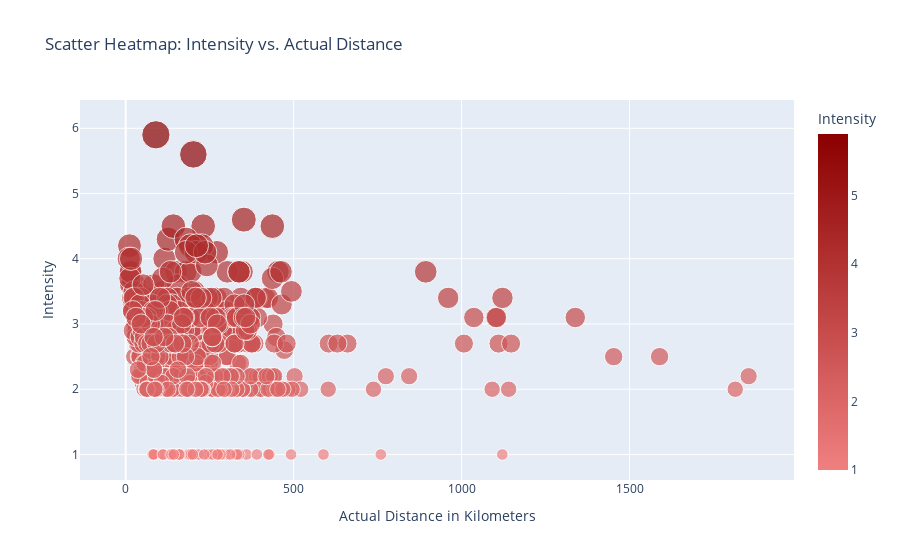

Notebook code for this chart:
### Code cell
import pandas as pd
import plotly.express as px

# Load the data from the updated CSV file
data_path = 'intensityDistance.csv'
df = pd.read_csv(data_path)

# Assuming 'Intensity' and 'Actual Distance (km)' are your columns of interest
# Mapping both color and size to 'Intensity' to reflect higher intensity in both size and color

# Defining a continuous color scale from light red to dark red
color_scale = [[0, 'lightcoral'], [1, 'darkred']]

# Creating the scatter plot
fig = px.scatter(df, 
                 x='Actual Distance (km)', 
                 y='Intensity', 
                 color='Intensity',  # Color mapped to Intensity
                 size='Intensity',  # Size mapped to Intensity
                 color_continuous_scale=color_scale,  # Using the red color scale
                 title='Scatter Heatmap: Intensity vs. Actual Distance',
                 labels={'Actual Distance (km)': 'Actual Distance in Kilometers', 
                         'Intensity': 'Intensity'})

# Updating layout for clarity
fig.update_layout(coloraxis_colorbar=dict(title='Intensity'))

# Display the interactive plot
fig.show()

### Figure 1 — Plotly figure (JSON) as saved in the notebook; plotly's stock layout.template omitted (floating-point values rounded to 4 significant figures; data arrays with more than 128 entries replaced by an {"elided": "..."} marker saying what was removed)
{"data": [{"hovertemplate": "Actual Distance in Kilometers=%{x}<br>Intensity=%{marker.color}<extra></extra>", "legendgroup": "", "marker": {"color": {"elided": "845 float values"}, "coloraxis": "coloraxis", "size": {"elided": "845 float values"}, "sizemode": "area", "sizeref": 0.01475, "symbol": "circle"}, "mode": "markers", "name": "", "orientation": "v", "showlegend": false, "type": "scatter", "x": {"elided": "845 float values"}, "xaxis": "x", "y": {"elided": "845 float values"}, "yaxis": "y"}], "layout": {"autosize": true, "coloraxis": {"colorbar": {"title": {"text": "Intensity"}}, "colorscale": [[0, "lightcoral"], [1, "darkred"]]}, "legend": {"itemsizing": "constant", "tracegroupgap": 0}, "title": {"text": "Scatter Heatmap: Intensity vs. Actual Distance"}, "xaxis": {"anchor": "y", "autorange": true, "domain": [0, 1], "range": [-143.9, 1996.0], "title": {"text": "Actual Distance in Kilometers"}, "type": "linear"}, "yaxis": {"anchor": "x", "autorange": true, "domain": [0, 1], "range": [0.4559, 6.77], "title": {"text": "Intensity"}, "type": "linear"}}}
